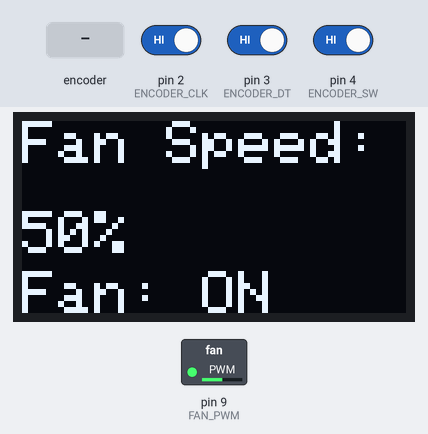
A sketch run on a simulated Arduino Uno, built with avr-gcc and run on an emulated ATmega328P. Parts: 128×64 one-colour display, switched loads named in the sketch (green lamp = pin HIGH). Inputs (shaded band) come from the test bench; at power-on: pin 2 (ENCODER_CLK) HIGH, pin 3 (ENCODER_DT) HIGH, pin 4 (ENCODER_SW) HIGH.

Above: at 1.2 s.
1.3 s: rotary encoder on pin 2 (ENCODER_CLK) / pin 3 (ENCODER_DT) turned 3 steps (first pin leading)
At 2.7 s:
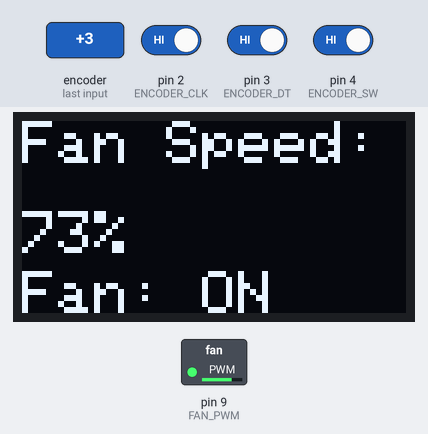
3.4 s: rotary encoder on pin 2 (ENCODER_CLK) / pin 3 (ENCODER_DT) turned 1 step (first pin leading)
At 4.1 s:
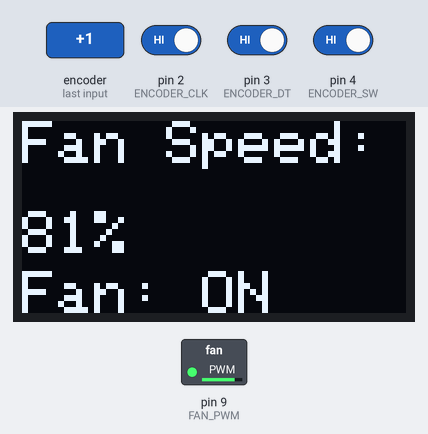
Timing chart, 0 to 6.4 s (numbered marks = the images above; inputs shaded):
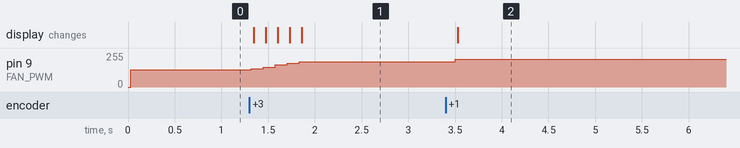

Measured:
- after the input at 1.3 s, pin 9 (FAN_PWM): moves from 128/255 to 188/255 over 0.51 s, starting at once; the display: first changes after 0.05 s (image 1 shows a later state)
- after the input at 3.4 s, pin 9 (FAN_PWM): 188/255 → 208/255 after 0.10 s; the display: changes after 0.13 s (image 2)

The sketch:

Program.ino
```cpp
#include <Wire.h>
#include <Adafruit_GFX.h>
#include <Adafruit_SSD1306.h>

// OLED Display Settings
#define SCREEN_WIDTH 128
#define SCREEN_HEIGHT 64
Adafruit_SSD1306 display(SCREEN_WIDTH, SCREEN_HEIGHT, &Wire, -1);

// Rotary Encoder Pins
#define ENCODER_CLK 2  // Interrupt Pin
#define ENCODER_DT  3  // Digital Pin
#define ENCODER_SW  4  // Button Pin

// Fan Control Pin
#define FAN_PWM 9

// Global Variables
volatile int encoderPos = 128;  // Fan speed (0-255)
bool fanState = true;  // ON/OFF state
int lastStateCLK;
bool buttonPressed = false;

// Interrupt Service Routine for Encoder
void encoderISR() {
    int stateCLK = digitalRead(ENCODER_CLK);
    if (stateCLK != lastStateCLK) {
        if (digitalRead(ENCODER_DT) != stateCLK) {
            encoderPos = constrain(encoderPos + 10, 0, 255);
        } else {
            encoderPos = constrain(encoderPos - 10, 0, 255);
        }
    }
    lastStateCLK = stateCLK;
}

// Function to check if the encoder button was pressed (debounced)
bool isButtonPressed() {
    if (digitalRead(ENCODER_SW) == LOW) {
        delay(50); // Debounce
        if (digitalRead(ENCODER_SW) == LOW) {
            buttonPressed = !buttonPressed;  // Toggle fan ON/OFF
            while (digitalRead(ENCODER_SW) == LOW);  // Wait for release
            return true;
        }
    }
    return false;
}

// Function to initialize the OLED
void initDisplay() {
    if (!display.begin(SSD1306_SWITCHCAPVCC, 0x3C)) {  // Check I2C address with scanner if needed
        Serial.println("SSD1306 allocation failed");
        for (;;);
    }
    display.clearDisplay();
    display.setTextSize(2);
    display.setTextColor(WHITE);
}

// Function to update the display
void updateDisplay() {
    display.clearDisplay();
    display.setCursor(0, 0);
    display.print("Fan Speed:");

    display.setCursor(0, 30);
    display.print(map(encoderPos, 0, 255, 0, 100));  // Convert to %
    display.print("%");

    display.setCursor(0, 50);
    display.print(fanState ? "Fan: ON" : "Fan: OFF");

    display.display();
}

void setup() {
    Serial.begin(9600);

    // Set pin modes
    pinMode(ENCODER_CLK, INPUT);
    pinMode(ENCODER_DT, INPUT);
    pinMode(ENCODER_SW, INPUT_PULLUP);
    pinMode(FAN_PWM, OUTPUT);

    // Attach interrupt for rotary encoder
    attachInterrupt(digitalPinToInterrupt(ENCODER_CLK), encoderISR, CHANGE);

    lastStateCLK = digitalRead(ENCODER_CLK);

    initDisplay();
}

void loop() {
    // Check button press to toggle fan ON/OFF
    if (isButtonPressed()) {
        fanState = !fanState;
    }

    // Control fan speed
    if (fanState) {
        analogWrite(FAN_PWM, encoderPos);
    } else {
        analogWrite(FAN_PWM, 0);
    }

    // Update OLED display
    updateDisplay();

    delay(100);
}
```
